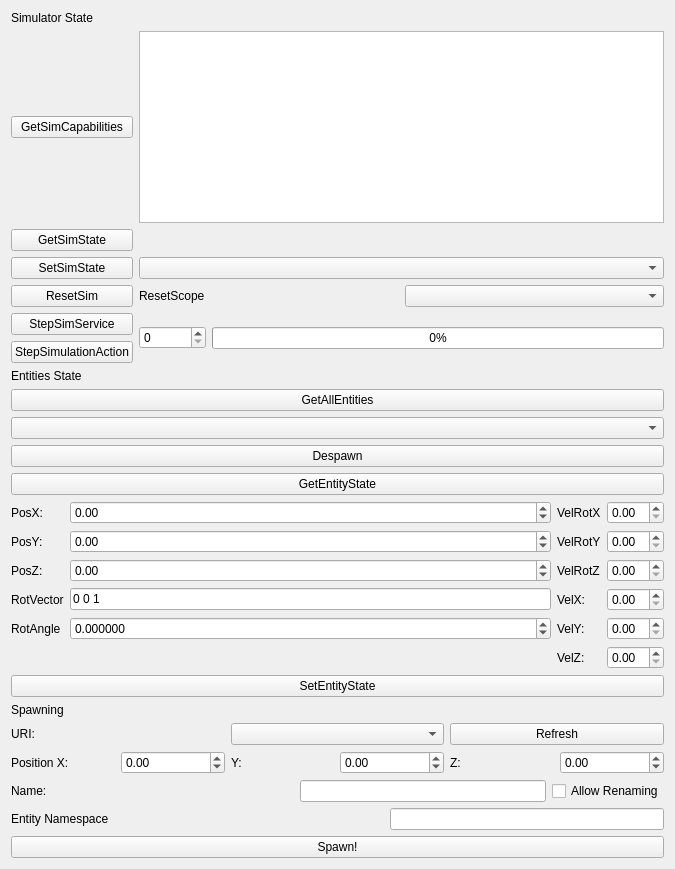
<?xml version="1.0" encoding="UTF-8"?>
<ui version="4.0">
 <class>simWidgetUi</class>
 <widget class="QWidget" name="simWidgetUi">
  <property name="geometry">
   <rect>
    <x>0</x>
    <y>0</y>
    <width>675</width>
    <height>869</height>
   </rect>
  </property>
  <layout class="QVBoxLayout" name="verticalLayout_4">
   <item>
    <layout class="QGridLayout" name="gridLayout">
     <item row="1" column="2">
      <widget class="QListWidget" name="listCapabilities"/>
     </item>
     <item row="3" column="2">
      <widget class="QComboBox" name="simStateToSetComboBox"/>
     </item>
     <item row="2" column="2">
      <widget class="QLabel" name="simStateLabel">
       <property name="text">
        <string/>
       </property>
      </widget>
     </item>
     <item row="2" column="0">
      <widget class="QPushButton" name="getSimStateBtn">
       <property name="text">
        <string>GetSimState</string>
       </property>
      </widget>
     </item>
     <item row="4" column="0">
      <widget class="QPushButton" name="resetSimButton">
       <property name="text">
        <string>ResetSim</string>
       </property>
      </widget>
     </item>
     <item row="1" column="0">
      <widget class="QPushButton" name="GetSimCapabilites">
       <property name="text">
        <string>GetSimCapabilities</string>
       </property>
      </widget>
     </item>
     <item row="5" column="2">
      <layout class="QHBoxLayout" name="horizontalLayout_7">
       <item>
        <widget class="QSpinBox" name="stepsSpinBox">
         <property name="minimum">
          <number>0</number>
         </property>
         <property name="maximum">
          <number>1000000000</number>
         </property>
        </widget>
       </item>
       <item>
        <widget class="QProgressBar" name="simProgressBar">
         <property name="value">
          <number>0</number>
         </property>
        </widget>
       </item>
      </layout>
     </item>
     <item row="4" column="2">
      <layout class="QHBoxLayout" name="horizontalLayout_4">
       <item>
        <widget class="QLabel" name="label_17">
         <property name="text">
          <string>ResetScope</string>
         </property>
        </widget>
       </item>
       <item>
        <widget class="QComboBox" name="resetModeCombo"/>
       </item>
      </layout>
     </item>
     <item row="0" column="0">
      <widget class="QLabel" name="label_16">
       <property name="text">
        <string>Simulator State</string>
       </property>
      </widget>
     </item>
     <item row="3" column="0">
      <widget class="QPushButton" name="setSimStateButton">
       <property name="text">
        <string>SetSimState</string>
       </property>
      </widget>
     </item>
     <item row="5" column="0">
      <layout class="QVBoxLayout" name="verticalLayout_6">
       <item>
        <widget class="QPushButton" name="stepSimServiceButton">
         <property name="text">
          <string>StepSimService</string>
         </property>
        </widget>
       </item>
       <item>
        <widget class="QPushButton" name="stepSimButtonAction">
         <property name="text">
          <string>StepSimulationAction</string>
         </property>
        </widget>
       </item>
      </layout>
     </item>
    </layout>
   </item>
   <item>
    <layout class="QVBoxLayout" name="verticalLayout">
     <item>
      <widget class="QLabel" name="label">
       <property name="text">
        <string>Entities State</string>
       </property>
      </widget>
     </item>
     <item>
      <widget class="QPushButton" name="getAllEntitiesButton">
       <property name="text">
        <string>GetAllEntities</string>
       </property>
      </widget>
     </item>
     <item>
      <widget class="QComboBox" name="ComboEntities"/>
     </item>
     <item>
      <widget class="QPushButton" name="despawnButton">
       <property name="text">
        <string>Despawn</string>
       </property>
      </widget>
     </item>
     <item>
      <layout class="QVBoxLayout" name="verticalLayout_3">
       <item>
        <widget class="QPushButton" name="getEntityStateButton">
         <property name="text">
          <string>GetEntityState</string>
         </property>
        </widget>
       </item>
       <item>
        <layout class="QGridLayout" name="gridLayout_2">
         <item row="2" column="3">
          <widget class="QDoubleSpinBox" name="StatePosZ">
           <property name="minimum">
            <double>-999999.000000000000000</double>
           </property>
           <property name="maximum">
            <double>999999999999999.000000000000000</double>
           </property>
          </widget>
         </item>
         <item row="5" column="4">
          <widget class="QLabel" name="label_11">
           <property name="text">
            <string>VelZ:</string>
           </property>
          </widget>
         </item>
         <item row="1" column="1">
          <widget class="QLabel" name="label_7">
           <property name="text">
            <string>PosY:</string>
           </property>
          </widget>
         </item>
         <item row="0" column="3">
          <widget class="QDoubleSpinBox" name="StatePosX">
           <property name="minimum">
            <double>-999999.000000000000000</double>
           </property>
           <property name="maximum">
            <double>999999999999999.000000000000000</double>
           </property>
          </widget>
         </item>
         <item row="1" column="4">
          <widget class="QLabel" name="label_13">
           <property name="text">
            <string>VelRotY</string>
           </property>
          </widget>
         </item>
         <item row="0" column="1">
          <widget class="QLabel" name="label_6">
           <property name="text">
            <string>PosX:</string>
           </property>
          </widget>
         </item>
         <item row="1" column="3">
          <widget class="QDoubleSpinBox" name="StatePosY">
           <property name="minimum">
            <double>-999999.000000000000000</double>
           </property>
           <property name="maximum">
            <double>999999999999999.000000000000000</double>
           </property>
          </widget>
         </item>
         <item row="4" column="1">
          <widget class="QLabel" name="label_15">
           <property name="text">
            <string>RotAngle</string>
           </property>
          </widget>
         </item>
         <item row="3" column="3">
          <widget class="QLineEdit" name="RotVector">
           <property name="text">
            <string>0 0 1</string>
           </property>
          </widget>
         </item>
         <item row="5" column="5">
          <widget class="QDoubleSpinBox" name="StateVelZ"/>
         </item>
         <item row="3" column="4">
          <widget class="QLabel" name="label_9">
           <property name="text">
            <string>VelX:</string>
           </property>
          </widget>
         </item>
         <item row="3" column="1">
          <widget class="QLabel" name="RotVectorX">
           <property name="text">
            <string>RotVector</string>
           </property>
          </widget>
         </item>
         <item row="2" column="1">
          <widget class="QLabel" name="label_8">
           <property name="text">
            <string>PosZ:</string>
           </property>
          </widget>
         </item>
         <item row="2" column="4">
          <widget class="QLabel" name="label_14">
           <property name="text">
            <string>VelRotZ</string>
           </property>
          </widget>
         </item>
         <item row="3" column="5">
          <widget class="QDoubleSpinBox" name="StateVelX"/>
         </item>
         <item row="1" column="5">
          <widget class="QDoubleSpinBox" name="StateVelRotY"/>
         </item>
         <item row="0" column="4">
          <widget class="QLabel" name="label_12">
           <property name="text">
            <string>VelRotX</string>
           </property>
          </widget>
         </item>
         <item row="4" column="5">
          <widget class="QDoubleSpinBox" name="StateVelY"/>
         </item>
         <item row="2" column="5">
          <widget class="QDoubleSpinBox" name="StateVelRotZ"/>
         </item>
         <item row="4" column="4">
          <widget class="QLabel" name="label_10">
           <property name="text">
            <string>VelY:</string>
           </property>
          </widget>
         </item>
         <item row="0" column="5">
          <widget class="QDoubleSpinBox" name="StateVelRotX"/>
         </item>
         <item row="4" column="3">
          <widget class="QDoubleSpinBox" name="RotAngle">
           <property name="decimals">
            <number>6</number>
           </property>
           <property name="minimum">
            <double>-99.000000000000000</double>
           </property>
           <property name="singleStep">
            <double>0.001000000000000</double>
           </property>
           <property name="stepType">
            <enum>QAbstractSpinBox::AdaptiveDecimalStepType</enum>
           </property>
          </widget>
         </item>
        </layout>
       </item>
       <item>
        <widget class="QPushButton" name="setEntityStateButton">
         <property name="text">
          <string>SetEntityState</string>
         </property>
        </widget>
       </item>
      </layout>
     </item>
    </layout>
   </item>
   <item>
    <layout class="QVBoxLayout" name="verticalLayout_2">
     <item>
      <widget class="QLabel" name="label_2">
       <property name="text">
        <string>Spawning</string>
       </property>
      </widget>
     </item>
     <item>
      <layout class="QHBoxLayout" name="horizontalLayout_2">
       <item>
        <widget class="QLabel" name="label_18">
         <property name="text">
          <string>URI:</string>
         </property>
        </widget>
       </item>
       <item>
        <widget class="QComboBox" name="ComboSpawables"/>
       </item>
       <item>
        <widget class="QPushButton" name="PushButtonRefresh">
         <property name="text">
          <string>Refresh</string>
         </property>
        </widget>
       </item>
      </layout>
     </item>
     <item>
      <layout class="QHBoxLayout" name="horizontalLayout_5">
       <item>
        <widget class="QLabel" name="label_3">
         <property name="text">
          <string>Position X:</string>
         </property>
        </widget>
       </item>
       <item>
        <widget class="QDoubleSpinBox" name="doubleSpinBoxX">
         <property name="minimum">
          <double>-999999.000000000000000</double>
         </property>
         <property name="maximum">
          <double>999999999999999.000000000000000</double>
         </property>
        </widget>
       </item>
       <item>
        <widget class="QLabel" name="label_4">
         <property name="text">
          <string>Y:</string>
         </property>
        </widget>
       </item>
       <item>
        <widget class="QDoubleSpinBox" name="doubleSpinBoxY">
         <property name="minimum">
          <double>-999999.000000000000000</double>
         </property>
         <property name="maximum">
          <double>999999999999999.000000000000000</double>
         </property>
        </widget>
       </item>
       <item>
        <widget class="QLabel" name="label_5">
         <property name="text">
          <string>Z:</string>
         </property>
        </widget>
       </item>
       <item>
        <widget class="QDoubleSpinBox" name="doubleSpinBoxZ">
         <property name="minimum">
          <double>-999999.000000000000000</double>
         </property>
         <property name="maximum">
          <double>999999999999999.000000000000000</double>
         </property>
        </widget>
       </item>
      </layout>
     </item>
     <item>
      <layout class="QHBoxLayout" name="horizontalLayout">
       <item>
        <widget class="QLabel" name="Name">
         <property name="text">
          <string>Name:</string>
         </property>
        </widget>
       </item>
       <item>
        <spacer name="horizontalSpacer">
         <property name="orientation">
          <enum>Qt::Horizontal</enum>
         </property>
         <property name="sizeHint" stdset="0">
          <size>
           <width>40</width>
           <height>20</height>
          </size>
         </property>
        </spacer>
       </item>
       <item>
        <widget class="QLineEdit" name="lineEditName"/>
       </item>
       <item>
        <widget class="QCheckBox" name="checkBoxAllowRename">
         <property name="text">
          <string>Allow Renaming</string>
         </property>
        </widget>
       </item>
      </layout>
     </item>
     <item>
      <layout class="QHBoxLayout" name="horizontalLayout_3" stretch="0,0,0">
       <property name="topMargin">
        <number>0</number>
       </property>
       <item>
        <widget class="QLabel" name="label_19">
         <property name="text">
          <string>Entity Namespace</string>
         </property>
        </widget>
       </item>
       <item>
        <spacer name="horizontalSpacer_2">
         <property name="orientation">
          <enum>Qt::Horizontal</enum>
         </property>
         <property name="sizeHint" stdset="0">
          <size>
           <width>40</width>
           <height>20</height>
          </size>
         </property>
        </spacer>
       </item>
       <item>
        <widget class="QLineEdit" name="lineEditNamespace">
         <property name="toolTip">
          <string>Spawn the entity with all its interfaces under this namespace.</string>
         </property>
        </widget>
       </item>
      </layout>
     </item>
     <item>
      <widget class="QPushButton" name="SpawnButton">
       <property name="text">
        <string>Spawn!</string>
       </property>
      </widget>
     </item>
    </layout>
   </item>
  </layout>
 </widget>
 <resources/>
 <connections/>
</ui>
